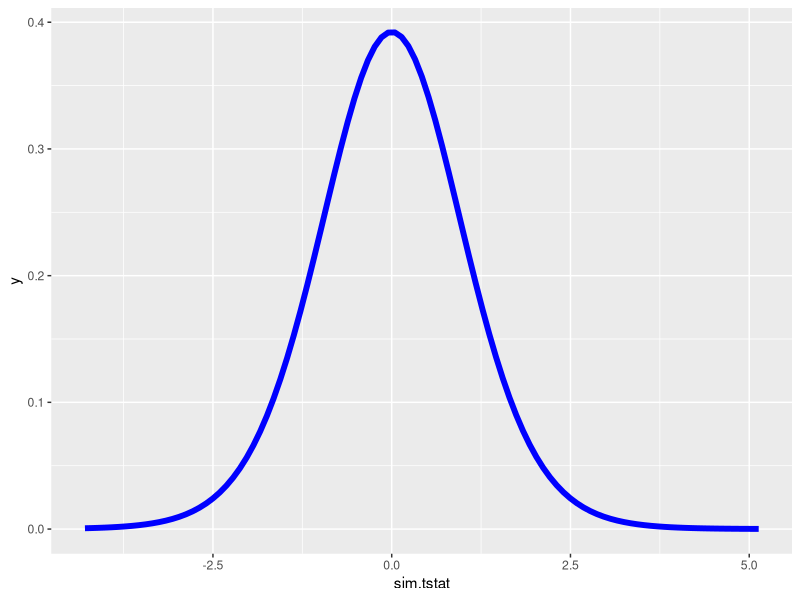

Generate this figure with R:
## ---- chunk 1
knitr::opts_chunk$set(echo = TRUE,fig.show = 'hide')
## ---- chunk 2
library(tidyverse)
n=16
sim.data.t=data.frame(sim.tstat=rt(1000,n-1))
sim.data.z=data.frame(sim.zstat=rnorm(1000))
ggplot(sim.data.t, aes(x=sim.tstat)) +
  stat_function(fun = dt, args = list(df=n-1), colour = "blue",lwd=2)
